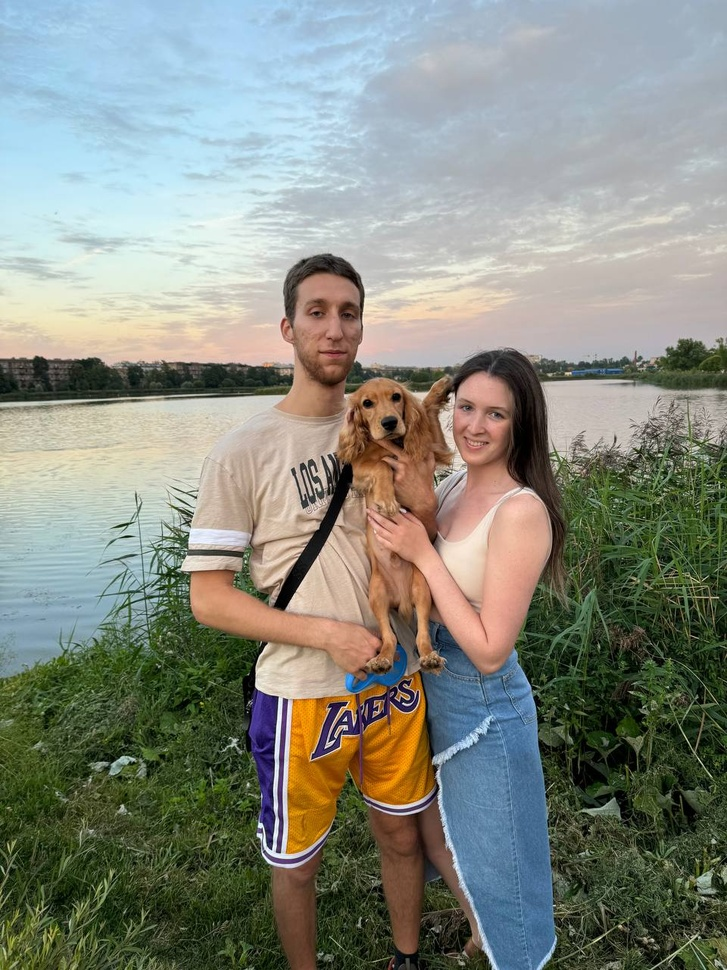
#> input picture img.jpg, 727 x 970 px, shrunk from 960 x 1280 before the run, found by its file name
$ python opencv.py
#> lines starting #> are read from the running program, lines starting #| are printed output that depends on the picture
import cv2 as cv
print(cv.__version__)

face_cascade_db = cv.CascadeClassifier(cv.data.haarcascades + "haarcascade_frontalface_default.xml")

img = cv.imread("./robert/def_scan/img.jpg")
#> img is the input picture: shape (970, 727, 3); mean B, G, R 127.9, 138.2, 134.5

img_gray = cv.cvtColor(img, cv.COLOR_BGR2GRAY)
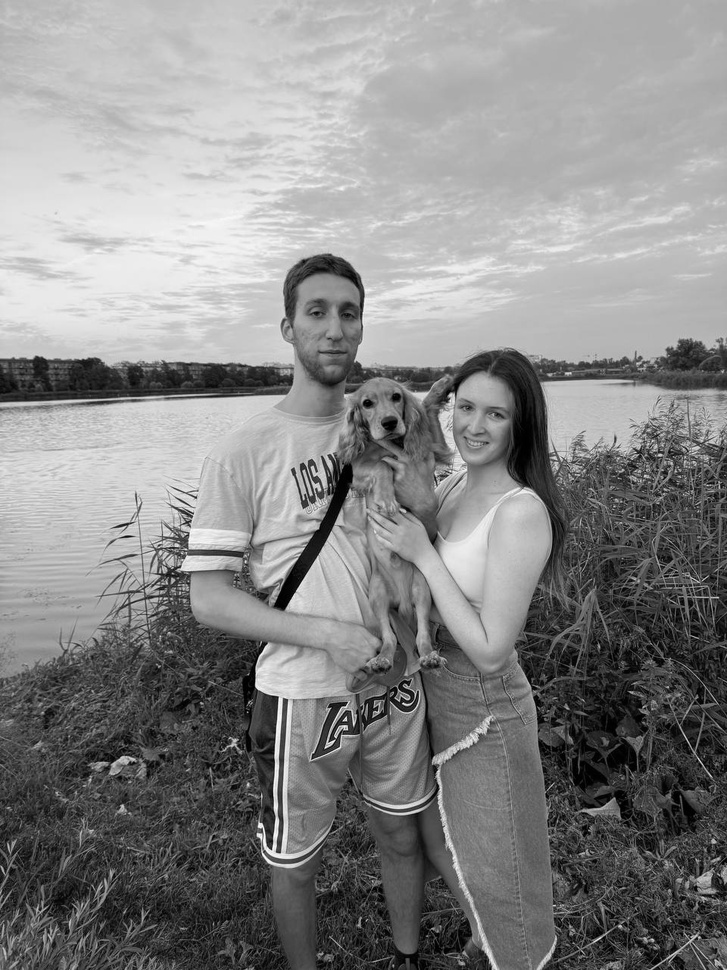
#> img_gray: shape (970, 727); min 0, max 254, mean 135.9

faces = face_cascade_db.detectMultiScale(img_gray, 1.1, 19)
#> faces = [[439, 378, 82, 82], [286, 275, 95, 95]]
for (x, y, w, h) in faces:
#> (the run stopped early here; a loop or call above may not have finished)
